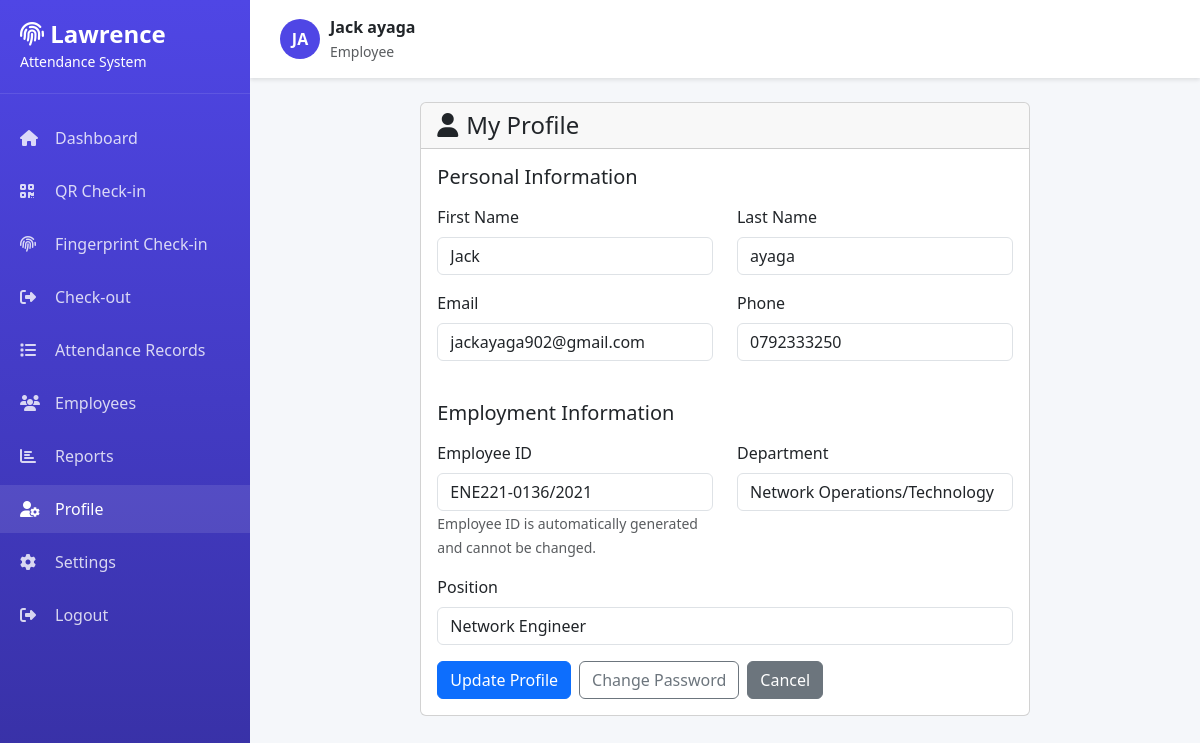
Page /profile/ (signed in) on the committed database.
### attendance/models.py (models this page shows, shortened)
class User(AbstractUser):
    ROLE_CHOICES = (
        ('admin', 'Administrator'),
        ('employee', 'Employee'),
    )
    role = models.CharField(max_length=20, choices=ROLE_CHOICES, default='employee')
    employee_id = models.CharField(max_length=50, unique=True, null=True, blank=True)
    phone = models.CharField(max_length=15, blank=True, null=True)
    profile_image = models.ImageField(upload_to='profiles/', null=True, blank=True)

class Employee(models.Model):
    user = models.OneToOneField(User, on_delete=models.CASCADE, related_name='employee_profile')
    department = models.ForeignKey(Department, on_delete=models.SET_NULL, null=True, blank=True)
    position = models.CharField(max_length=100, blank=True, null=True)
    qr_code = models.ImageField(upload_to='qr_codes/', blank=True, null=True)
    qr_code_data = models.CharField(max_length=255, unique=True, blank=True, null=True)
    fingerprint_data = models.TextField(blank=True, null=True)
    fingerprint_enrolled = models.BooleanField(default=False)
    is_active = models.BooleanField(default=True)
    date_joined = models.DateField(auto_now_add=True)

### attendance/views.py (the view)
# urls.py: path('profile/', views.profile, name='profile'),
@login_required
def profile(request):
    try:
        employee = Employee.objects.get(user=request.user)
    except Employee.DoesNotExist:
        messages.error(request, 'Employee profile not found!')
        return redirect('attendance:dashboard')
    if request.method == 'POST':
        user_form = UserUpdateForm(request.POST, instance=request.user)
        employee_form = EmployeeUpdateForm(request.POST, instance=employee)
        if user_form.is_valid() and employee_form.is_valid():
            user_form.save()
            employee_form.save()
            messages.success(request, 'Profile updated successfully!')
            return redirect('attendance:profile')
    else:
        user_form = UserUpdateForm(instance=request.user)
        employee_form = EmployeeUpdateForm(instance=employee)
    context = {
        'user_form': user_form,
        'employee_form': employee_form,
        'employee': employee,
    }
    return render(request, 'attendance/profile.html', context)

### attendance/forms.py
class UserUpdateForm(forms.ModelForm):
    phone = forms.CharField(
        max_length=15,
        required=False,
        widget=forms.TextInput(attrs={
            'class': 'form-control',
            'placeholder': 'Phone Number'
        })
    )
    class Meta:
        model = User
        fields = ['first_name', 'last_name', 'email', 'phone']
        widgets = {
            'first_name': forms.TextInput(attrs={'class': 'form-control'}),
            'last_name': forms.TextInput(attrs={'class': 'form-control'}),
            'email': forms.EmailInput(attrs={'class': 'form-control'}),
        }

class EmployeeUpdateForm(forms.ModelForm):
    class Meta:
        model = Employee
        fields = ['department', 'position']
        widgets = {
            'department': forms.Select(attrs={'class': 'form-control'}),
            'position': forms.TextInput(attrs={'class': 'form-control'}),
        }

### attendance/models.py (called while the page is built)
    def __str__(self):
        return self.name

### templates/attendance/profile.html (shortened to what this page needs)
{% extends 'attendance/base.html' %}
{% load static %}
{% block content %}
<div class="container-fluid py-4">
    <div class="row justify-content-center">
        <div class="col-md-8">
            <div class="card">
                <div class="card-header">
                    <h4 class="card-title mb-0">
                        <i class="fas fa-user me-2"></i>My Profile
                    </h4>
                </div>
                <div class="card-body">
                    <form method="post">
                        <h5 class="mb-3">Personal Information</h5>
                        <div class="row">
                            <div class="col-md-6">
                                <div class="mb-3">
                                    <label class="form-label">First Name</label>
                                    {{ user_form.first_name }}
                                </div>
                            </div>
                            <div class="col-md-6">
                                <div class="mb-3">
                                    <label class="form-label">Last Name</label>
                                    {{ user_form.last_name }}
                                </div>
                            </div>
                        </div>
                        <div class="row">
                            <div class="col-md-6">
                                <div class="mb-3">
                                    <label class="form-label">Email</label>
                                    {{ user_form.email }}
                                </div>
                            </div>
                            <div class="col-md-6">
                                <div class="mb-3">
                                    <label class="form-label">Phone</label>
                                    {{ user_form.phone }}
                                </div>
                            </div>
                        </div>
                        <h5 class="mb-3 mt-4">Employment Information</h5>
                        <div class="row">
                            <div class="col-md-6">
                                <div class="mb-3">
                                    <label class="form-label">Employee ID</label>
                                    <input type="text" class="form-control" value="{{ user.employee_id }}" readonly>
                                    <small class="text-muted">Employee ID is automatically generated and cannot be changed.</small>
                                </div>
                            </div>
                            <div class="col-md-6">
                                <div class="mb-3">
                                    <label class="form-label">Department</label>
                                    {{ employee_form.department }}
                                </div>
                            </div>
                        </div>
                        <div class="mb-3">
                            <label class="form-label">Position</label>
                            {{ employee_form.position }}
                        </div>
                        <div class="d-flex gap-2">
                            <button type="submit" class="btn btn-primary">Update Profile</button>
                            <a href="{% url 'attendance:change_password' %}" class="btn btn-outline-secondary">Change Password</a>
                            <a href="{% url 'attendance:dashboard' %}" class="btn btn-secondary">Cancel</a>
                        </div>
                    </form>
                </div>
            </div>
        </div>
    </div>
</div>
{% endblock %}

### templates/attendance/base.html (shortened to what this page needs)
{% load static %}
<!DOCTYPE html>
<html lang="en">
<head>
    <link href="https://cdn.jsdelivr.net/npm/bootstrap@5.3.0/dist/css/bootstrap.min.css" rel="stylesheet">
    <link rel="stylesheet" href="https://cdnjs.cloudflare.com/ajax/libs/font-awesome/6.4.0/css/all.min.css">
</head>
<body>
    <aside class="sidebar" id="sidebar">
        <div class="sidebar-brand">
            <h4><i class="fas fa-fingerprint"></i> Lawrence</h4>
            <small>Attendance System</small>
        </div>
        <ul class="sidebar-menu">
            <li>
                <a href="{% url 'attendance:dashboard' %}" class="{% if request.resolver_match.url_name == 'dashboard' %}active{% endif %}">
                    <i class="fas fa-home"></i> Dashboard
                </a>
            </li>
            <li>
                <a href="{% url 'attendance:check_in_qr' %}">
                    <i class="fas fa-qrcode"></i> QR Check-in
                </a>
            </li>
            <li>
                <a href="{% url 'attendance:check_in_fingerprint' %}">
                    <i class="fas fa-fingerprint"></i> Fingerprint Check-in
                </a>
            </li>
            <li>
                <a href="{% url 'attendance:check_out' %}">
                    <i class="fas fa-sign-out-alt"></i> Check-out
                </a>
            </li>
            <li>
                <a href="{% url 'attendance:attendance_records' %}" class="{% if request.resolver_match.url_name == 'attendance_records' %}active{% endif %}">
                    <i class="fas fa-list"></i> Attendance Records
                </a>
            </li>
            <li>
                <a href="{% url 'attendance:employee_list' %}" class="{% if request.resolver_match.url_name == 'employee_list' %}active{% endif %}">
                    <i class="fas fa-users"></i> Employees
                </a>
            </li>
            <li>
                <a href="{% url 'attendance:reports' %}" class="{% if request.resolver_match.url_name == 'reports' %}active{% endif %}">
                    <i class="fas fa-chart-bar"></i> Reports
                </a>
            </li>
            {% if user.is_authenticated %}
            <li>
                <a href="{% url 'attendance:profile' %}" class="{% if request.resolver_match.url_name == 'profile' %}active{% endif %}">
                    <i class="fas fa-user-cog"></i> Profile
                </a>
            </li>
            {% endif %}
            <li>
                <a href="#">
                    <i class="fas fa-cog"></i> Settings
                </a>
            </li>
            <li>
                <form method="post" action="{% url 'logout' %}" class="logout-form">
                    <button type="submit" class="logout-btn">
                        <i class="fas fa-sign-out-alt"></i> Logout
                    </button>
                </form>
            </li>
        </ul>
    </aside>
    <div class="main-content">
        <div class="topbar">
            <div class="user-info">
                {% if user.is_authenticated %}
                <div class="user-avatar">
                    {{ user.first_name.0|upper }}{{ user.last_name.0|upper }}
                </div>
                <div>
                    <div class="fw-semibold">{{ user.get_full_name|default:user.username }}</div>
                    <small class="text-muted">
                        {% if user.role %}
                            {{ user.role|title }}
                        {% else %}
                            Employee
                        {% endif %}
                    </small>
                </div>
                {% endif %}
            </div>
        </div>
        {% block content %}{% endblock %}
    </div>
</body>
</html>

### templates/attendance/base.html (style rules this page uses)
:root { --primary-color: #4F46E5; --secondary-color: #10B981; --sidebar-width: 250px; }
body { font-family: 'Segoe UI', Tahoma, Geneva, Verdana, sans-serif; background-color: #f5f7fa; }
.sidebar { position: fixed; top: 0; left: 0; height: 100vh; width: var(--sidebar-width); background: linear-gradient(180deg, #4F46E5 0%, #3730A3 100%); color: white; padding: 20px 0; z-index: 1000; overflow-y: auto; }
.sidebar-brand { padding: 0 20px 20px; border-bottom: 1px solid rgba(255,255,255,0.1); margin-bottom: 20px; }
.sidebar-brand h4 { margin: 0; font-weight: 600; }
.sidebar-menu { list-style: none; padding: 0; margin: 0; }
.sidebar-menu li { margin: 5px 0; }
.sidebar-menu a { display: flex; align-items: center; padding: 12px 20px; color: rgba(255,255,255,0.8); text-decoration: none; transition: all 0.3s; }
.sidebar-menu a:hover, .sidebar-menu a.active { background-color: rgba(255,255,255,0.1); color: white; }
.sidebar-menu i { width: 25px; margin-right: 10px; }
.main-content { margin-left: var(--sidebar-width); min-height: 100vh; }
.topbar { background: white; padding: 15px 30px; box-shadow: 0 2px 4px rgba(0,0,0,0.1); display: flex; justify-content: space-between; align-items: center; }
.user-info { display: flex; align-items: center; gap: 10px; }
.user-avatar { width: 40px; height: 40px; border-radius: 50%; background: var(--primary-color); display: flex; align-items: center; justify-content: center; color: white; font-weight: bold; }
.logout-form { display: block; width: 100%; }
.logout-btn { display: flex; align-items: center; width: 100%; padding: 12px 20px; background: none; border: none; color: rgba(255,255,255,0.8); text-decoration: none; transition: all 0.3s; text-align: left; cursor: pointer; }
.logout-btn i { width: 25px; margin-right: 10px; }

### rows in the picture
User: first_name.0 "J", last_name.0 "A", get_full_name "Jack ayaga", role "Employee", first_name "Jack", last_name "ayaga", email "jackayaga902@gmail.com", phone "0792333250", employee_id "ENE221-0136/2021"
Employee: department "Network Operations/Technology", position "Network Engineer"
